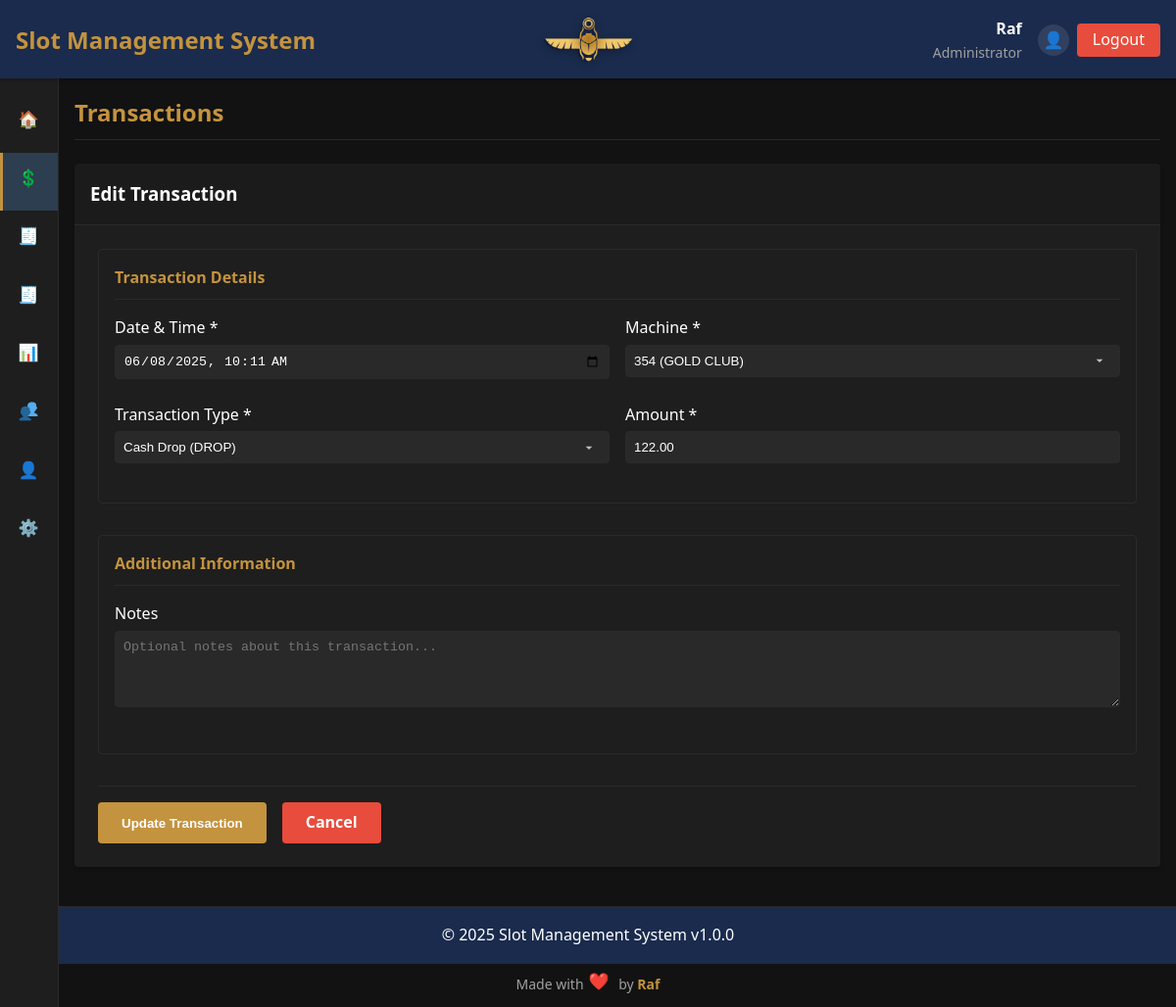
Page /index.php?page=transactions&action=edit&id=70 (signed in) on the earlier database version.
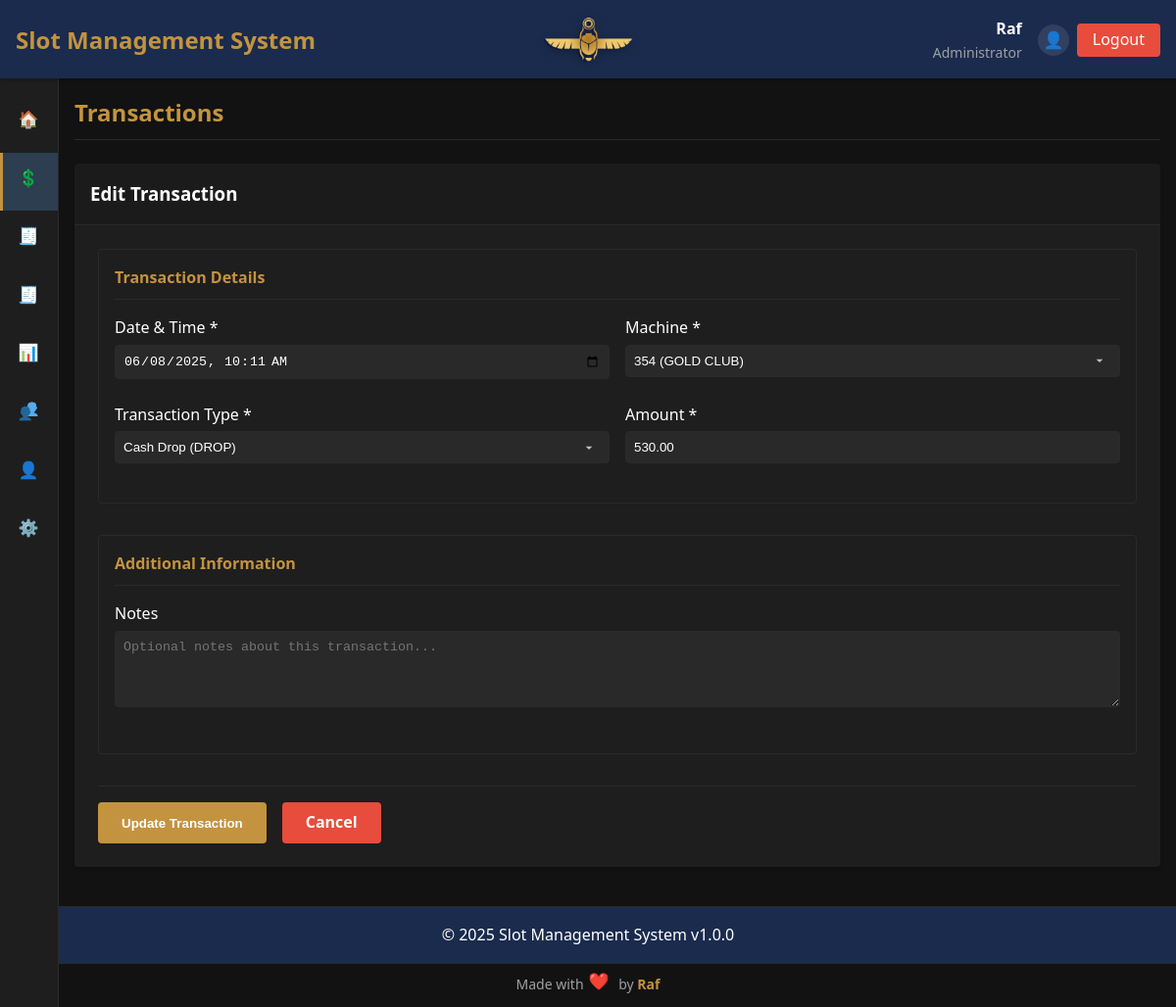
Same page on the later database version.
### tables this page shows
CREATE TABLE `transactions` (
  `id` int NOT NULL AUTO_INCREMENT,
  `machine_id` int NOT NULL,
  `transaction_type_id` int NOT NULL,
  `amount` decimal(10,2) NOT NULL,
  `timestamp` timestamp NOT NULL DEFAULT CURRENT_TIMESTAMP,
  `user_id` int NOT NULL,
  `notes` text,
  `created_at` timestamp NULL DEFAULT CURRENT_TIMESTAMP,
  `updated_at` timestamp NULL DEFAULT CURRENT_TIMESTAMP ON UPDATE CURRENT_TIMESTAMP,
  PRIMARY KEY (`id`),
  KEY `machine_id` (`machine_id`),
  KEY `transaction_type_id` (`transaction_type_id`),
  KEY `user_id` (`user_id`)
);

CREATE TABLE `machines` (
  `id` int NOT NULL AUTO_INCREMENT,
  `machine_number` varchar(50) NOT NULL,
  `brand_id` int DEFAULT NULL,
  `model` varchar(100) NOT NULL,
  `type_id` int DEFAULT NULL,
  `credit_value` decimal(10,2) NOT NULL,
  `manufacturing_year` int DEFAULT NULL,
  `ip_address` varchar(15) DEFAULT NULL,
  `mac_address` varchar(17) DEFAULT NULL,
  `serial_number` varchar(100) DEFAULT NULL,
  `status` enum('Active','Inactive','Maintenance','Reserved') NOT NULL DEFAULT 'Active',
  `created_at` timestamp NULL DEFAULT CURRENT_TIMESTAMP,
  `updated_at` timestamp NULL DEFAULT CURRENT_TIMESTAMP ON UPDATE CURRENT_TIMESTAMP,
  PRIMARY KEY (`id`),
  UNIQUE KEY `machine_number` (`machine_number`),
  UNIQUE KEY `serial_number` (`serial_number`),
  KEY `brand_id` (`brand_id`),
  KEY `type_id` (`type_id`)
);

CREATE TABLE `transaction_types` (
  `id` int NOT NULL AUTO_INCREMENT,
  `name` varchar(50) NOT NULL,
  `category` enum('OUT','DROP') NOT NULL,
  `description` text,
  `created_at` timestamp NULL DEFAULT CURRENT_TIMESTAMP,
  `updated_at` timestamp NULL DEFAULT CURRENT_TIMESTAMP ON UPDATE CURRENT_TIMESTAMP,
  PRIMARY KEY (`id`),
  UNIQUE KEY `name` (`name`)
);

### pages/transactions/edit.php (the view, shortened to what the changed rows need)
<?php
$transaction_id = $_GET['id'];
try {
    $stmt = $conn->prepare("
    SELECT t.*,
           m.machine_number, m.model, mt.name as machine_type,
           b.name as brand_name,
           tt.name as transaction_type, tt.category,
           u.username, u.name as user_name
    FROM transactions t
    JOIN machines m ON t.machine_id = m.id
    LEFT JOIN brands b ON m.brand_id = b.id
	LEFT JOIN machine_types mt ON m.type_id = mt.id
    JOIN transaction_types tt ON t.transaction_type_id = tt.id
    JOIN users u ON t.user_id = u.id
    WHERE t.id = ?
");
    $stmt->execute([$transaction_id]);
    $transaction = $stmt->fetch(PDO::FETCH_ASSOC);
} catch (PDOException $e) {
    header("Location: index.php?page=transactions&error=Database error");
    exit;
}
try {
    $types_stmt = $conn->query("SELECT id, name, category FROM transaction_types ORDER BY category, name");
    $transaction_types = $types_stmt->fetchAll(PDO::FETCH_ASSOC);
} catch (PDOException $e) {
    $error = "Database error: " . $e->getMessage();
    $transaction_types = [];
}
try {
    $machines_stmt = $conn->query("
        SELECT m.id, m.machine_number, b.name as brand_name
        FROM machines m
        LEFT JOIN brands b ON m.brand_id = b.id
        ORDER BY m.machine_number
    ");
    $machines = $machines_stmt->fetchAll(PDO::FETCH_ASSOC);
} catch (PDOException $e) {
    $error = "Database error: " . $e->getMessage();
    $machines = [];
}
?>
<div class="transaction-edit fade-in">
    <div class="card">
        <div class="card-header">
            <h3>Edit Transaction</h3>
        </div>
        <div class="card-body">
            <form method="POST" class="transaction-form">
                <div class="form-section">
                    <h4>Transaction Details</h4>
                    <div class="row">
                        <div class="col">
                            <div class="form-group">
                                <label for="timestamp">Date & Time *</label>
                                <input type="datetime-local" id="timestamp" name="timestamp" class="form-control"
                                       value="<?php echo date('Y-m-d\TH:i', strtotime($transaction['timestamp'])); ?>" required>
                            </div>
                        </div>
                        <div class="col">
                            <div class="form-group">
                                <label for="machine_id">Machine *</label>
                                <select id="machine_id" name="machine_id" class="form-control" required>
                                    <?php foreach ($machines as $machine): ?>
                                        <option value="<?php echo $machine['id']; ?>" <?php echo $machine['id'] == $transaction['machine_id'] ? 'selected' : ''; ?>>
                                            <?php echo htmlspecialchars($machine['machine_number']); ?>
                                            <?php if ($machine['brand_name']): ?>
                                                (<?php echo htmlspecialchars($machine['brand_name']); ?>)
                                            <?php endif; ?>
                                        </option>
                                    <?php endforeach; ?>
                                </select>
                            </div>
                        </div>
                    </div>
                    <div class="row">
                        <div class="col">
                            <div class="form-group">
                                <label for="transaction_type_id">Transaction Type *</label>
                                <select id="transaction_type_id" name="transaction_type_id" class="form-control" required>
                                    <?php foreach ($transaction_types as $type): ?>
                                        <option value="<?php echo $type['id']; ?>" <?php echo $type['id'] == $transaction['transaction_type_id'] ? 'selected' : ''; ?>>
                                            <?php echo htmlspecialchars($type['name']); ?> (<?php echo $type['category']; ?>)
                                        </option>
                                    <?php endforeach; ?>
                                </select>
                            </div>
                        </div>
                        <div class="col">
                            <div class="form-group">
                                <label for="amount">Amount *</label>
                                <input type="number" id="amount" name="amount" step="0.01" min="0" class="form-control" value="<?php echo number_format((float)$transaction['amount'], 2, '.', ''); ?>" required>
                            </div>
                        </div>
                    </div>
                </div>
                <div class="form-section">
                    <h4>Additional Information</h4>
                    <div class="form-group">
                        <label for="notes">Notes</label>
                        <textarea id="notes" name="notes" class="form-control" rows="4" placeholder="Optional notes about this transaction..."><?php echo htmlspecialchars($transaction['notes'] ?? ''); ?></textarea>
                    </div>
                </div>
                <div class="form-actions">
                    <button type="submit" class="btn btn-primary">Update Transaction</button>
                    <a href="index.php?page=transactions" class="btn btn-danger">Cancel</a>
                </div>
            </form>
        </div>
    </div>
</div>

Differences in the rows shown:
changed transactions "354 (GOLD CLUB)": amount "122.00" → "530.00"
